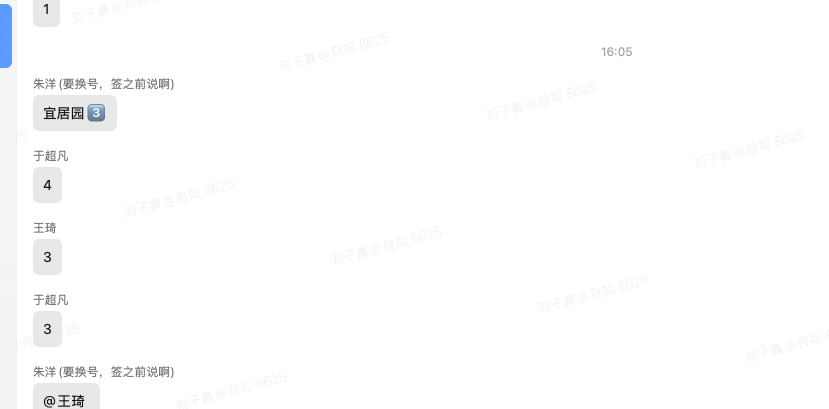
#> input picture samples/s3_clean.png, 1658 x 818 px (shown at 1/2 size)
$ python dbg_vision.py
#> lines starting #> are read from the running program, lines starting #| are printed output that depends on the picture; after the words box and inside, x2 and y2 are one past the last pixel; in counts of white or black regions, pixels touching at a corner belong together
### client/app/segment.py
# -*- coding: utf-8 -*-
"""行切分：纯 numpy 像素投影，不依赖 OCR det，一帧 <2ms。

企业微信聊天区的固定版式（实测）：
    名字行   x1 ≈ 气泡左边距 - 20px
    气泡内容 x1 ≈ 气泡左边距
    时间戳   居中、灰色、高 < 26
所以「x1 落在左锚点」= 名字行，「x1 落在左锚点+20」= 内容行，
再把紧邻上方的名字行配给内容行，就能精确得到 (发送人, 内容)。
"""
from __future__ import annotations

from dataclasses import dataclass

import numpy as np

NAME = "name"
CONTENT = "content"
TS = "ts"
OWN = "own"


@dataclass
class Row:
    kind: str
    y1: int
    y2: int
    x1: int
    x2: int

    @property
    def h(self) -> int:
        return self.y2 - self.y1

    def __repr__(self) -> str:
        return f"<{self.kind} y={self.y1}-{self.y2} x={self.x1}-{self.x2}>"


@dataclass
class Msg:
    sender_row: Row | None
    body_row: Row

    @property
    def is_own(self) -> bool:
        return self.sender_row is None


def to_gray(rgb: np.ndarray) -> np.ndarray:
    a = rgb.astype(np.int32)
    return (a[:, :, 0] * 299 + a[:, :, 1] * 587 + a[:, :, 2] * 114) // 1000


def normalize(rgb: np.ndarray, invert_below: int = 110) -> np.ndarray:
    """把画面统一成「浅底深字」。

    深色模式 / 高对比度主题下背景是深色、字是浅色，投影切行和 OCR 都会失效，
    所以整帧先反色（实测：深色模式不反色时一行都切不出来）。
    """
    if rgb.ndim == 3 and rgb.shape[2] >= 3:
        med = float(np.median(rgb))
    else:
        med = float(np.median(rgb))
    if med < invert_below:
        return (255 - rgb).astype(np.uint8)
    return rgb


def auto_thr(rgb: np.ndarray, base: int = 150) -> int:
    """跟着背景亮度走的阈值。

    绝对阈值（150）在两种真实场景下会失效：
      · 屏幕调亮/对比度调低 → 浅灰的名字行（#999）变成 #C7，全部落在 150 以上 → 名字行整行消失
      · 屏幕调暗 → 正文也可能压到 150 附近
    所以改成「相对背景中位数」：比背景暗 30 就算墨迹，同时不超过 base+75，
    避免把气泡边框、时间分割线的抗锯齿也算成内容。
    """
    med = float(np.median(rgb))
    return int(min(base + 75, max(60, med - 30)))


def _runs(flags: np.ndarray, min_len: int = 1, gap: int = 2) -> list[tuple[int, int]]:
    """一维布尔 → 连续段列表，允许 gap 像素的断裂。"""
    idx = np.flatnonzero(flags)
    if idx.size == 0:
        return []
    out = []
    start = prev = idx[0]
    for y in idx[1:]:
        if y - prev <= gap:
            prev = y
            continue
        if prev - start + 1 >= min_len:
            out.append((int(start), int(prev + 1)))
        start = prev = y
    if prev - start + 1 >= min_len:
        out.append((int(start), int(prev + 1)))
    return out


class Layout:
    """记住名字行 / 内容行的左锚点，可自动学习。"""

    def __init__(self, name_x: int | None = None, content_x: int | None = None):
        self.name_x = name_x
        self.content_x = content_x

    def learn(self, rows: list[Row]) -> None:
        """从一堆行里挑出两个左边界当作锚点（名字行 / 气泡内容行）。"""
        if not rows:
            return
        counts: dict[int, int] = {}
        for r in rows:
            counts[r.x1] = counts.get(r.x1, 0) + 1
        distinct = sorted(counts.items(), key=lambda kv: (-kv[1], kv[0]))
        top = [x for x, _ in distinct[:2]]
        if len(top) >= 2:
            self.name_x, self.content_x = min(top), max(top)
        else:
            # 只看到一列：当作名字列，按企业微信固定 20px 内边距反推气泡列
            self.name_x = top[0]
            self.content_x = top[0] + 20

    def classify(self, row: Row, width: int) -> str:
        if row.h >= 26 and abs((row.x1 + row.x2) / 2 - width / 2) < width * 0.12:
            return TS
        if self.content_x is None:
            return CONTENT
        if row.x2 > width - 30 and row.x1 > width * 0.45:
            return OWN                       # 自己发的：右对齐、无名字行
        # 名字行比内容行更靠左（企业微信固定 20px 气泡内边距）
        return NAME if row.x1 <= (self.name_x + self.content_x) / 2 else CONTENT


def analyze(rgb: np.ndarray, layout: Layout, dark_thr: int = 150,
            min_h: int = 6, gap: int = 2) -> list[Row]:
    """一帧 → 行列表（自上而下）。

    用 uint8 位移算近似亮度（0.25R+0.5G+0.25B，最大 253 不溢出），
    比 astype(uint16).sum(axis=2) 快 3~4 倍。
    """
    h, w = rgb.shape[:2]
    luma = (rgb[:, :, 0] >> 2) + (rgb[:, :, 1] >> 1) + (rgb[:, :, 2] >> 2)
    thr = min(255, int(dark_thr * 0.87))          # 近似亮度与灰度阈值对齐
    dark = luma < thr
    rows: list[Row] = []
    for y1, y2 in _runs(dark.any(axis=1), min_len=min_h, gap=gap):
        band = dark[y1:y2]
        cols = np.flatnonzero(band.any(axis=0))
        if cols.size == 0:
            continue
        r = Row(CONTENT, y1, y2, int(cols[0]), int(cols[-1]) + 1)
        r.kind = layout.classify(r, w)
        rows.append(r)
    return rows


# [41 lines left out: functions pair_messages, crop, not called in this run]

### tools/dbg_vision.py
# -*- coding: utf-8 -*-
"""诊断：变换后行切分/锚点到底发生了什么。"""
from __future__ import annotations

import sys
from pathlib import Path

import numpy as np
from PIL import Image, ImageEnhance

ROOT = Path(__file__).resolve().parent.parent
sys.path.insert(0, str(ROOT / "client"))

from app import segment                      # noqa: E402

base = Image.open(ROOT / "samples" / "s3_clean.png").convert("RGB")
#> base is the input picture: PIL image 1658x818 RGB; mean R, G, B 252.7, 252.9, 253.2


def probe(tag, im):
#> called with tag = '原图'
    img = np.array(im)[:, :, ::-1]
    img = segment.normalize(img)
#> in normalize, `med = float(np.median(rgb))`: med = 255
    med = float(np.median(img))
#> med = 255
    thr = segment.auto_thr(img, 150)
#> thr = 225
    lay = segment.Layout()
    rows = segment.analyze(img, lay, dark_thr=thr)
#> in analyze, `thr = min(255, int(dark_thr * 0.87))`: thr = 195
#> in analyze, `dark = luma < thr`:
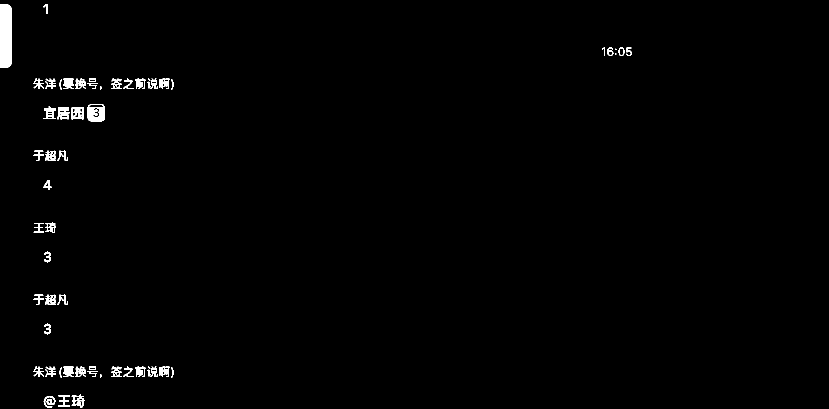
#> dark: shape (818, 1658) bool (shown at 1/2 size); 0.93% white; 70 white regions (8 under 20 px), largest, box (x1, y1, x2, y2) and area: (0, 8, 24, 136) 3004, (175, 208, 210, 243) 944, (114, 214, 139, 239) 380
#> in _runs, `start = prev = idx[0]`: start = 8
#> the loop in analyze, `for y1, y2 in _runs(dark.any(axis=1), min_len=min_h, gap=gap):` made 11 passes
#> (y1, y2, r.kind) on passes 1, 2, 3, 4, 5, 6, 8, 10, 11: (8, 136, 'ts'), (156, 180, 'content'), (208, 243, 'content'), (301, 322, 'content'), (360, 380, 'content'), (445, 466, 'content'), (589, 610, 'content'), (732, 756, 'content'), (789, 815, 'content')
#> (y1, y2, cols, r.kind) on passes 7, 9: (503, 525, [88, 89, 90, 91, 92, 93, 94, 95, 96, 97, 98, 99, 100, 101], 'content'), (647, 669, [88, 89, 90, 91, 92, 93, 94, 95, 96, 97, 98, 99, 100, 101], 'content')
#> pass 1, in analyze, `band = dark[y1:y2]`:
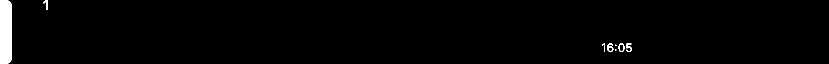
#> band: shape (128, 1658) bool (shown at 1/2 size); 1.6% white; 8 white regions (2 under 20 px), largest, box (x1, y1, x2, y2) and area: (0, 0, 24, 128) 3004, (1214, 87, 1227, 104) 99, (1253, 87, 1264, 104) 87, (1237, 87, 1249, 104) 86, (87, 0, 96, 20) 82, (1204, 87, 1210, 104) 44
#> after the loop in analyze, `for y1, y2 in _runs(dark.any(axis=1), min_len=min_h, gap=gap):`: rows = 11 items
#> rows = 11 items
    print(f"\n--- {tag} 中位亮度={med:.0f} thr={thr} 行数={len(rows)}")
#| --- 原图 中位亮度=255 thr=225 行数=11
    for r in rows[:8]:
        print(f"    {r}")
#> this loop made 8 passes
#|     <ts y=8-136 x=0-1264>
#|     <content y=156-180 x=67-347>
#|     <content y=208-243 x=87-210>
#|     <content y=301-322 x=67-136>
#|     <content y=360-380 x=87-103>
#|     <content y=445-466 x=67-112>
#|     <content y=503-525 x=88-102>
#|     <content y=589-610 x=67-136>
    if rows:
        lay.learn(rows)
#> the loop in learn, `for r in rows:` made 11 passes
#> after the loop in learn, `for r in rows:`: counts = {0: 1, 67: 5, 87: 3, 88: 2}
#> in learn, `distinct = sorted(counts.items(), key=lambda kv: (-kv[1], kv[0]))`: distinct = [(67, 5), (87, 3), (88, 2), (0, 1)]
#> in learn, `top = [x for x, _ in distinct[:2]]`: top = [67, 87]
#> in learn, `self.name_x, self.content_x = min(top), max(top)`: self.name_x = 67; self.content_x = 87
        print("    学到锚点 name_x=", lay.name_x, "content_x=", lay.content_x)
#|     学到锚点 name_x= 67 content_x= 87
        rows = segment.analyze(img, lay, dark_thr=thr)
#> the loop in analyze (call 2), `for y1, y2 in _runs(dark.any(axis=1), min_len=min_h, gap=gap):` made 11 passes
        kinds = [r.kind for r in rows]
#> kinds = ['ts', 'name', 'content', 'name', 'content', 'name', 'content', 'name', 'content', 'name', 'content']
        print("    重算后 kinds=", kinds[:10])
#|     重算后 kinds= ['ts', 'name', 'content', 'name', 'content', 'name', 'content', 'name', 'content', 'name']


probe("原图", base)
probe("scale=2.0", base.resize((base.width * 2, base.height * 2), Image.LANCZOS))
#> call 3 of analyze, with dark_thr = 225, min_h = 6, gap = 2
#> in analyze (call 3), `dark = luma < thr`:
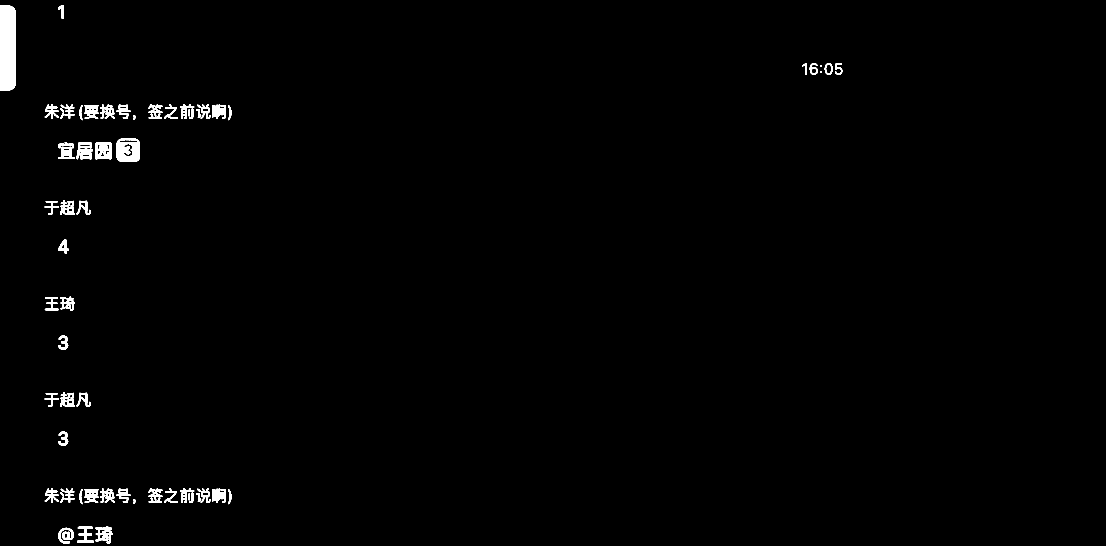
#> dark: shape (1636, 3316) bool (shown at 1/3 size); 0.95% white; 82 white regions, largest, box (x1, y1, x2, y2) and area: (0, 16, 48, 272) 12026, (350, 416, 420, 486) 3878, (228, 427, 279, 479) 1577
#> the loop in analyze (call 3), `for y1, y2 in _runs(dark.any(axis=1), min_len=min_h, gap=gap):` made 11 passes
#> (y1, y2, r.kind) on passes 1 to 11: (15, 272, 'ts'), (313, 361, 'content'), (416, 486, 'content'), (601, 644, 'content'), (719, 761, 'content'), (889, 933, 'content'), (1006, 1049, 'content'), (1177, 1220, 'content'), (1294, 1337, 'content'), (1465, 1513, 'content'), (1578, 1631, 'content')
#> pass 1, in analyze (call 3), `band = dark[y1:y2]`:
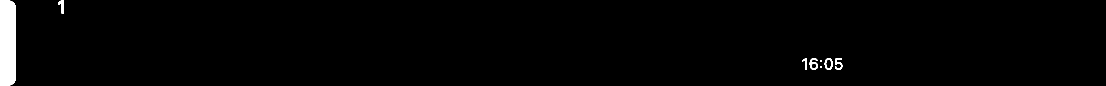
#> band: shape (257, 3316) bool (shown at 1/3 size); 1.6% white; 8 white regions, largest, box (x1, y1, x2, y2) and area: (0, 1, 48, 257) 12026, (2429, 174, 2454, 209) 394, (174, 0, 192, 42) 375
#| --- scale=2.0 中位亮度=255 thr=225 行数=11
#> the loop in probe (call 2), `for r in rows[:8]:` made 8 passes
#|     <ts y=15-272 x=0-2528>
#|     <content y=313-361 x=134-694>
#|     <content y=416-486 x=174-420>
#|     <content y=601-644 x=134-272>
#|     <content y=719-761 x=174-206>
#|     <content y=889-933 x=134-224>
#|     <content y=1006-1049 x=175-205>
#|     <content y=1177-1220 x=134-272>
#> the loop in learn (call 2), `for r in rows:` made 11 passes
#|     学到锚点 name_x= 134 content_x= 175
#|     重算后 kinds= ['ts', 'name', 'content', 'name', 'content', 'name', 'content', 'name', 'content', 'name']
probe("bright=1.3", ImageEnhance.Brightness(base).enhance(1.3))
#> in analyze (call 5), `dark = luma < thr`:
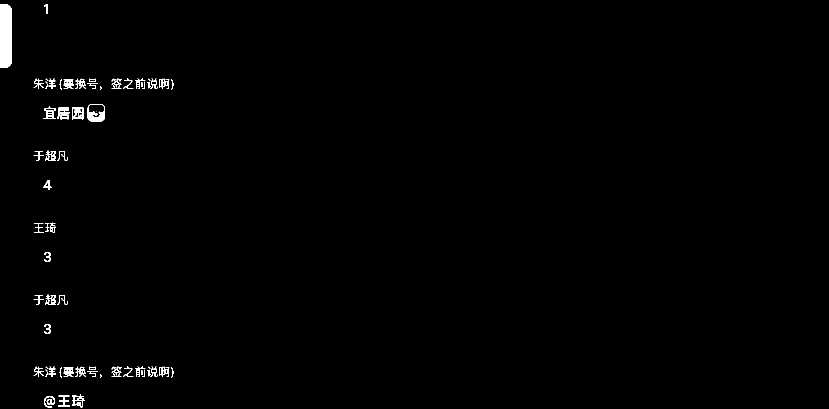
#> dark: shape (818, 1658) bool (shown at 1/2 size); 0.74% white; 88 white regions (18 under 20 px), largest, box (x1, y1, x2, y2) and area: (0, 8, 24, 136) 2980, (175, 208, 210, 243) 645, (114, 214, 139, 239) 362
#> the loop in analyze (call 5), `for y1, y2 in _runs(dark.any(axis=1), min_len=min_h, gap=gap):` made 11 passes
#> (y1, y2, cols) on passes 7, 9: (504, 524, [88, 89, 90, 91, 92, 93, 94, 95, 96, 97, 98, 99, 100, 101]), (648, 668, [88, 89, 90, 91, 92, 93, 94, 95, 96, 97, 98, 99, 100, 101])
#> pass 1, in analyze (call 5), `band = dark[y1:y2]`:
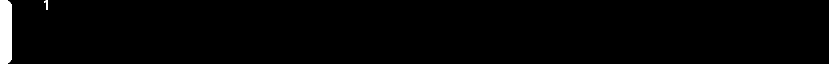
#> band: shape (128, 1658) bool (shown at 1/2 size); 1.4% white; 2 white regions, box (x1, y1, x2, y2) and area: (0, 0, 24, 128) 2980, (88, 0, 96, 20) 77
#| --- bright=1.3 中位亮度=255 thr=225 行数=11
#|     学到锚点 name_x= 67 content_x= 88
#|     重算后 kinds= ['name', 'name', 'content', 'name', 'content', 'name', 'content', 'name', 'content', 'name']
probe("contrast=0.75", ImageEnhance.Contrast(base).enhance(0.75))
#> in analyze (call 7), `thr = min(255, int(dark_thr * 0.87))`: thr = 194
#> in analyze (call 7), `dark = luma < thr`:
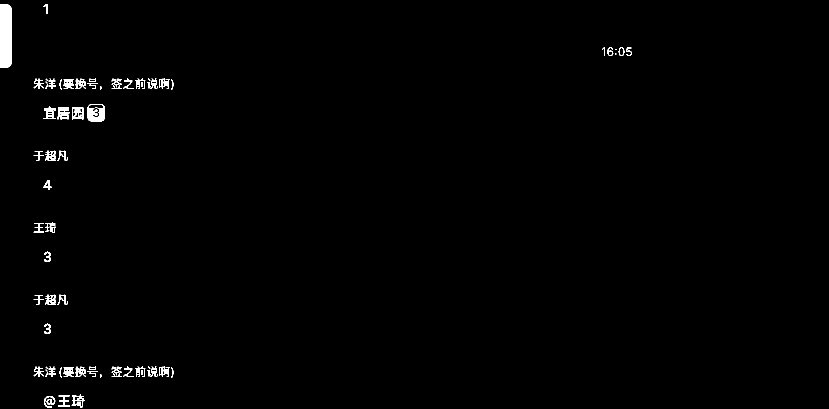
#> dark: shape (818, 1658) bool (shown at 1/2 size); 0.85% white; 86 white regions (12 under 20 px), largest, box (x1, y1, x2, y2) and area: (0, 8, 24, 136) 2996, (175, 208, 210, 243) 867, (114, 214, 139, 239) 371
#> the loop in analyze (call 7), `for y1, y2 in _runs(dark.any(axis=1), min_len=min_h, gap=gap):` made 11 passes
#> (y1, y2, cols, r.kind) on passes 7, 9: (503, 524, [88, 89, 90, 91, 92, 93, 94, 95, 96, 97, 98, 99, 100, 101], 'content'), (647, 668, [88, 89, 90, 91, 92, 93, 94, 95, 96, 97, 98, 99, 100, 101], 'content')
#| --- contrast=0.75 中位亮度=254 thr=224 行数=11
#|     学到锚点 name_x= 67 content_x= 88
#|     重算后 kinds= ['ts', 'name', 'content', 'name', 'content', 'name', 'content', 'name', 'content', 'name']

$ run again, with samples/gesture_latest.png copied over samples/s3_clean.png
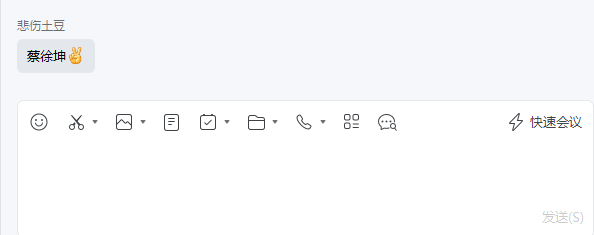
#> input picture samples/gesture_latest.png, 594 x 235 px
#> base is the input picture: PIL image 594x235 RGB; mean R, G, B 248.3, 249.2, 250.5
#> in normalize, `med = float(np.median(rgb))`: med = 255
#> in probe, `thr = segment.auto_thr(img, 150)`: thr = 225
#> in analyze, `thr = min(255, int(dark_thr * 0.87))`: thr = 195
#> in analyze, `dark = luma < thr`:
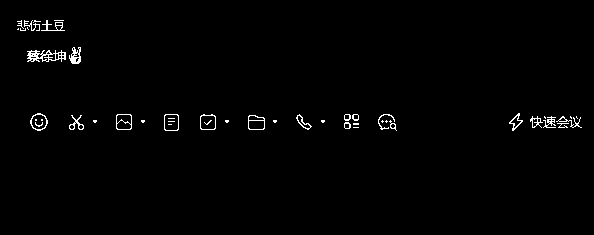
#> dark: shape (235, 594) bool; 1.2% white in thin lines or dots, all inside (x1, y1, x2, y2) = (17, 20, 582, 131)
#> start = 20
#> the loop in analyze, `for y1, y2 in _runs(dark.any(axis=1), min_len=min_h, gap=gap):` made 3 passes
#> (y1, y2) on passes 1 to 3: (20, 31), (47, 64), (113, 131)
#> after the loop in analyze, `for y1, y2 in _runs(dark.any(axis=1), min_len=min_h, gap=gap):`: rows = 3 items
#| --- 原图 中位亮度=255 thr=225 行数=3
#> the loop in probe, `for r in rows[:8]:` made 3 passes
#|     <content y=20-31 x=17-65>
#|     <content y=47-64 x=27-81>
#|     <content y=113-131 x=30-582>
#> the loop in learn, `for r in rows:` made 3 passes
#> after the loop in learn, `for r in rows:`: counts = {17: 1, 27: 1, 30: 1}
#> distinct = [(17, 1), (27, 1), (30, 1)]
#> top = [17, 27]
#> self.name_x = 17; self.content_x = 27
#|     学到锚点 name_x= 17 content_x= 27
#> the loop in analyze (call 2), `for y1, y2 in _runs(dark.any(axis=1), min_len=min_h, gap=gap):` made 3 passes
#> kinds = ['name', 'content', 'content']
#|     重算后 kinds= ['name', 'content', 'content']
#> img: shape (470, 1188, 3)
#> luma: shape (470, 1188)
#> dark: shape (470, 1188) bool; 1.3% white; 49 white regions (11 under 20 px), largest, box (x1, y1, x2, y2) and area: (54, 99, 131, 125) 1219, (138, 94, 162, 128) 500, (232, 228, 264, 260) 356
#| --- scale=2.0 中位亮度=255 thr=225 行数=3
#> the loop in probe (call 2), `for r in rows[:8]:` made 3 passes
#|     <content y=40-62 x=34-130>
#|     <content y=94-128 x=54-162>
#|     <ts y=226-262 x=60-1164>
#> the loop in learn (call 2), `for r in rows:` made 3 passes
#|     学到锚点 name_x= 34 content_x= 54
#|     重算后 kinds= ['name', 'content', 'ts']
#> img: shape (235, 594, 3)
#> luma: shape (235, 594)
#> dark: shape (235, 594) bool; 0.88% white in thin lines or dots, all inside (x1, y1, x2, y2) = (18, 20, 582, 131)
#| --- bright=1.3 中位亮度=255 thr=225 行数=3
#|     学到锚点 name_x= 18 content_x= 27
#|     重算后 kinds= ['name', 'content', 'content']
#> in analyze (call 7), `thr = min(255, int(dark_thr * 0.87))`: thr = 194
#> in analyze (call 7), `dark = luma < thr`:
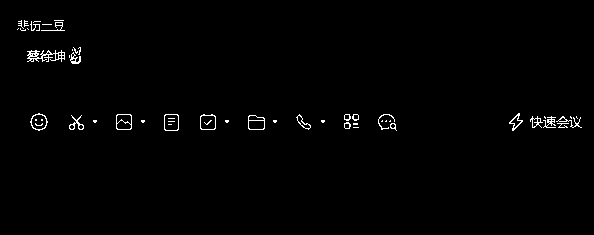
#> dark: shape (235, 594) bool; 1.1% white in thin lines or dots, all inside (x1, y1, x2, y2) = (17, 20, 582, 131)
#> the loop in analyze (call 7), `for y1, y2 in _runs(dark.any(axis=1), min_len=min_h, gap=gap):` made 3 passes
#| --- contrast=0.75 中位亮度=253 thr=223 行数=3
#|     学到锚点 name_x= 17 content_x= 27
#|     重算后 kinds= ['name', 'content', 'content']
